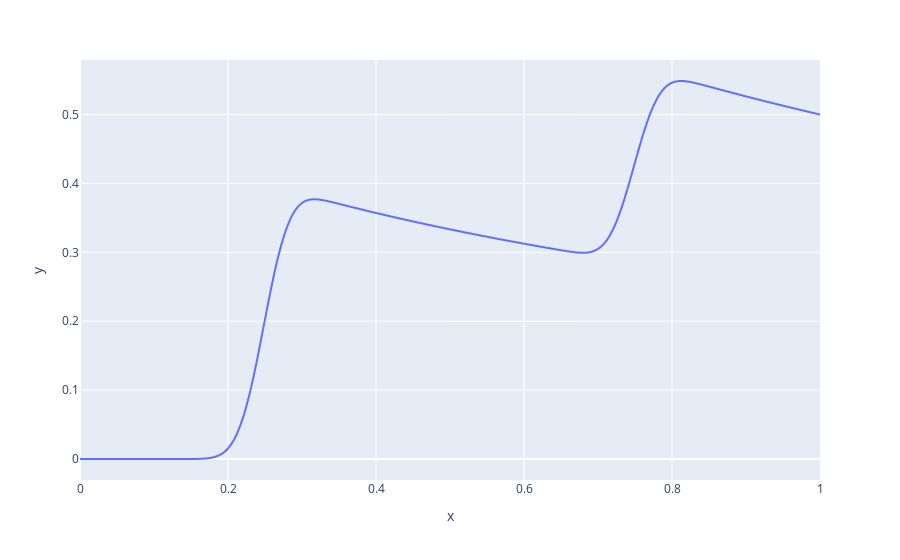

The notebook cell this image was saved under:
### Code cell
px.line(x=ressource, y=pepr)

### Figure 1 — Plotly figure (JSON) as saved in the notebook; plotly's stock layout.template omitted (floating-point values rounded to 4 significant figures; data arrays with more than 128 entries replaced by an {"elided": "..."} marker saying what was removed)
{"data": [{"hovertemplate": "x=%{x}<br>y=%{y}<extra></extra>", "legendgroup": "", "line": {"color": "#636efa", "dash": "solid"}, "marker": {"symbol": "circle"}, "mode": "lines", "name": "", "showlegend": false, "type": "scattergl", "x": {"elided": "1024 float values"}, "xaxis": "x", "y": {"elided": "1024 float values"}, "yaxis": "y"}], "layout": {"autosize": true, "legend": {"tracegroupgap": 0}, "margin": {"t": 60}, "xaxis": {"anchor": "y", "autorange": true, "domain": [0, 1], "range": [0, 1], "title": {"text": "x"}, "type": "linear"}, "yaxis": {"anchor": "x", "autorange": true, "domain": [0, 1], "range": [-0.03048, 0.5791], "title": {"text": "y"}, "type": "linear"}}}
